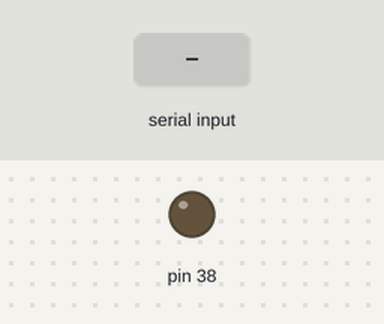
This sketch was run on a simulated Arduino Leonardo, built for the host (arithmetic inside an expression is 32-bit, double 64-bit). On the bench: output pins drawn as LEDs (lit = HIGH). The test bench sets the inputs (shaded band).

Above: at 1.3 s.
1.4 s: "1" received over the second serial link
At 2.3 s:
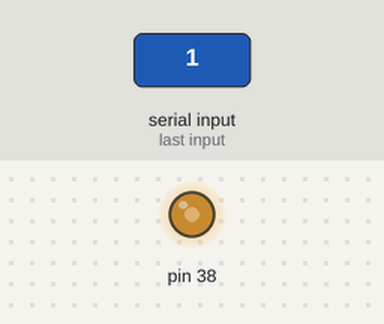
Timing chart, 0 to 10.4 s (numbered marks = the images above; inputs shaded):
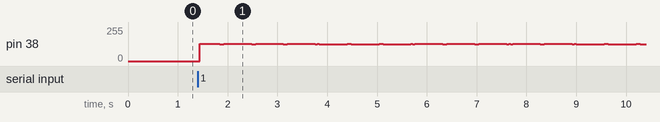

The sketch:

4_wifi.ino
```cpp
void setearTimer20htz(){
  noInterrupts(); // disable all interrupts
  TCCR4A = 0;
  TCCR4B = 0;
  TCNT4 = 0;
  OCR4A = 3125; // compare match register 16MHz/256/20Hz (20016micros)
  TCCR4B |= (1 << WGM42); // CTC mode
  TCCR4B |= (1 << CS42 ); // 256 prescaler
  TIMSK4 |= (1 << OCIE4A); // enable timer compare interrupt
  interrupts();
}
void sendState(){

  Serial1.println("Hola");
}
ISR(TIMER4_COMPA_vect) // timer compare interrupt service routine
{
  sendState();
}
void setup() {
Serial1.begin(115200);
delay(100);
pinMode(38,OUTPUT);
setearTimer20htz();
}
char output=' ';
void loop() {
  if(Serial1.available()>0){
      output=Serial.read();
      digitalWrite(38,!digitalRead(38));
  }

}
```
